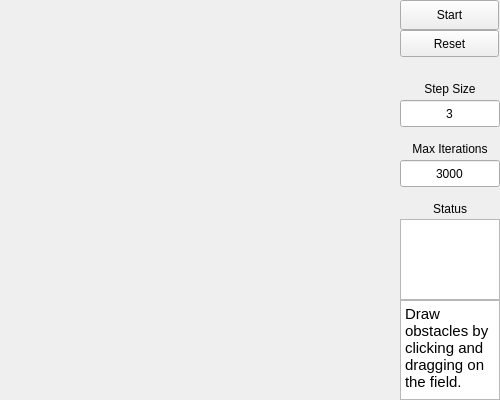
<?xml version="1.0" encoding="UTF-8"?>
<ui version="4.0">
 <class>MainWindow</class>
 <widget class="QMainWindow" name="MainWindow">
  <property name="geometry">
   <rect>
    <x>0</x>
    <y>0</y>
    <width>500</width>
    <height>400</height>
   </rect>
  </property>
  <property name="windowTitle">
   <string>Motion Planning</string>
  </property>
  <widget class="QWidget" name="centralWidget">
   <widget class="RenderArea" name="renderArea" native="true">
    <property name="geometry">
     <rect>
      <x>0</x>
      <y>0</y>
      <width>400</width>
      <height>400</height>
     </rect>
    </property>
   </widget>
   <widget class="QPushButton" name="startButton">
    <property name="geometry">
     <rect>
      <x>400</x>
      <y>0</y>
      <width>99</width>
      <height>30</height>
     </rect>
    </property>
    <property name="text">
     <string>Start</string>
    </property>
   </widget>
   <widget class="QPushButton" name="resetButton">
    <property name="geometry">
     <rect>
      <x>400</x>
      <y>30</y>
      <width>99</width>
      <height>27</height>
     </rect>
    </property>
    <property name="text">
     <string>Reset</string>
    </property>
   </widget>
   <widget class="QTextBrowser" name="textBrowser">
    <property name="geometry">
     <rect>
      <x>400</x>
      <y>300</y>
      <width>100</width>
      <height>100</height>
     </rect>
    </property>
    <property name="html">
     <string>&lt;!DOCTYPE HTML PUBLIC &quot;-//W3C//DTD HTML 4.0//EN&quot; &quot;http://www.w3.org/TR/REC-html40/strict.dtd&quot;&gt;
&lt;html&gt;&lt;head&gt;&lt;meta name=&quot;qrichtext&quot; content=&quot;1&quot; /&gt;&lt;style type=&quot;text/css&quot;&gt;
p, li { white-space: pre-wrap; }
&lt;/style&gt;&lt;/head&gt;&lt;body style=&quot; font-family:'Sans Serif'; font-size:9pt; font-weight:400; font-style:normal;&quot;&gt;
&lt;p style=&quot; margin-top:0px; margin-bottom:0px; margin-left:0px; margin-right:0px; -qt-block-indent:0; text-indent:0px;&quot;&gt;&lt;span style=&quot; font-family:'Ubuntu'; font-size:11pt;&quot;&gt;Draw obstacles by clicking and dragging on the field.&lt;/span&gt;&lt;/p&gt;&lt;/body&gt;&lt;/html&gt;</string>
    </property>
   </widget>
   <widget class="QLabel" name="stepSizeLabel">
    <property name="geometry">
     <rect>
      <x>400</x>
      <y>80</y>
      <width>100</width>
      <height>17</height>
     </rect>
    </property>
    <property name="text">
     <string>Step Size</string>
    </property>
    <property name="alignment">
     <set>Qt::AlignCenter</set>
    </property>
   </widget>
   <widget class="QLineEdit" name="stepSize">
    <property name="geometry">
     <rect>
      <x>400</x>
      <y>100</y>
      <width>100</width>
      <height>27</height>
     </rect>
    </property>
    <property name="text">
     <string>3</string>
    </property>
    <property name="alignment">
     <set>Qt::AlignCenter</set>
    </property>
   </widget>
   <widget class="QLabel" name="label">
    <property name="geometry">
     <rect>
      <x>400</x>
      <y>140</y>
      <width>100</width>
      <height>17</height>
     </rect>
    </property>
    <property name="text">
     <string>Max Iterations</string>
    </property>
    <property name="alignment">
     <set>Qt::AlignCenter</set>
    </property>
   </widget>
   <widget class="QLineEdit" name="maxIterations">
    <property name="geometry">
     <rect>
      <x>400</x>
      <y>160</y>
      <width>100</width>
      <height>27</height>
     </rect>
    </property>
    <property name="text">
     <string>3000</string>
    </property>
    <property name="alignment">
     <set>Qt::AlignCenter</set>
    </property>
   </widget>
   <widget class="QLabel" name="label_2">
    <property name="geometry">
     <rect>
      <x>400</x>
      <y>200</y>
      <width>100</width>
      <height>17</height>
     </rect>
    </property>
    <property name="text">
     <string>Status</string>
    </property>
    <property name="alignment">
     <set>Qt::AlignCenter</set>
    </property>
   </widget>
   <widget class="QTextBrowser" name="statusBox">
    <property name="geometry">
     <rect>
      <x>400</x>
      <y>219</y>
      <width>100</width>
      <height>81</height>
     </rect>
    </property>
   </widget>
  </widget>
 </widget>
 <layoutdefault spacing="6" margin="11"/>
 <customwidgets>
  <customwidget>
   <class>RenderArea</class>
   <extends>QWidget</extends>
   <header location="global">renderarea.h</header>
   <container>1</container>
  </customwidget>
 </customwidgets>
 <resources/>
 <connections/>
</ui>
